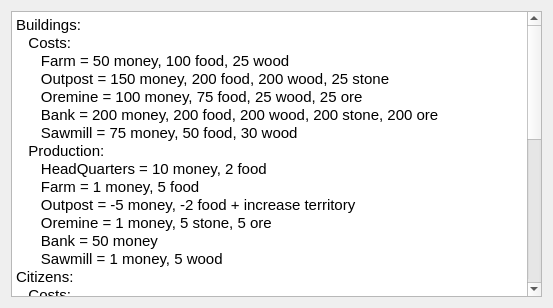
<?xml version="1.0" encoding="UTF-8"?>
<ui version="4.0">
 <class>Dialoginfo</class>
 <widget class="QDialog" name="Dialoginfo">
  <property name="geometry">
   <rect>
    <x>0</x>
    <y>0</y>
    <width>553</width>
    <height>308</height>
   </rect>
  </property>
  <property name="windowTitle">
   <string>Dialog</string>
  </property>
  <layout class="QVBoxLayout" name="verticalLayout">
   <item>
    <widget class="QTextBrowser" name="textBrowser">
     <property name="html">
      <string>&lt;!DOCTYPE HTML PUBLIC &quot;-//W3C//DTD HTML 4.0//EN&quot; &quot;http://www.w3.org/TR/REC-html40/strict.dtd&quot;&gt;
&lt;html&gt;&lt;head&gt;&lt;meta name=&quot;qrichtext&quot; content=&quot;1&quot; /&gt;&lt;style type=&quot;text/css&quot;&gt;
p, li { white-space: pre-wrap; }
&lt;/style&gt;&lt;/head&gt;&lt;body style=&quot; font-family:'Cantarell'; font-size:11pt; font-weight:400; font-style:normal;&quot;&gt;
&lt;p style=&quot; margin-top:0px; margin-bottom:0px; margin-left:0px; margin-right:0px; -qt-block-indent:0; text-indent:0px;&quot;&gt;Buildings:&lt;/p&gt;
&lt;p style=&quot; margin-top:0px; margin-bottom:0px; margin-left:0px; margin-right:0px; -qt-block-indent:0; text-indent:0px;&quot;&gt;   Costs:&lt;/p&gt;
&lt;p style=&quot; margin-top:0px; margin-bottom:0px; margin-left:0px; margin-right:0px; -qt-block-indent:0; text-indent:0px;&quot;&gt;      Farm = 50 money, 100 food, 25 wood&lt;/p&gt;
&lt;p style=&quot; margin-top:0px; margin-bottom:0px; margin-left:0px; margin-right:0px; -qt-block-indent:0; text-indent:0px;&quot;&gt;      Outpost = 150 money, 200 food, 200 wood, 25 stone&lt;/p&gt;
&lt;p style=&quot; margin-top:0px; margin-bottom:0px; margin-left:0px; margin-right:0px; -qt-block-indent:0; text-indent:0px;&quot;&gt;      Oremine = 100 money, 75 food, 25 wood, 25 ore&lt;/p&gt;
&lt;p style=&quot; margin-top:0px; margin-bottom:0px; margin-left:0px; margin-right:0px; -qt-block-indent:0; text-indent:0px;&quot;&gt;      Bank = 200 money, 200 food, 200 wood, 200 stone, 200 ore&lt;/p&gt;
&lt;p style=&quot; margin-top:0px; margin-bottom:0px; margin-left:0px; margin-right:0px; -qt-block-indent:0; text-indent:0px;&quot;&gt;      Sawmill = 75 money, 50 food, 30 wood&lt;/p&gt;
&lt;p style=&quot; margin-top:0px; margin-bottom:0px; margin-left:0px; margin-right:0px; -qt-block-indent:0; text-indent:0px;&quot;&gt;   Production:&lt;/p&gt;
&lt;p style=&quot; margin-top:0px; margin-bottom:0px; margin-left:0px; margin-right:0px; -qt-block-indent:0; text-indent:0px;&quot;&gt;      HeadQuarters = 10 money, 2 food&lt;/p&gt;
&lt;p style=&quot; margin-top:0px; margin-bottom:0px; margin-left:0px; margin-right:0px; -qt-block-indent:0; text-indent:0px;&quot;&gt;      Farm = 1 money, 5 food&lt;/p&gt;
&lt;p style=&quot; margin-top:0px; margin-bottom:0px; margin-left:0px; margin-right:0px; -qt-block-indent:0; text-indent:0px;&quot;&gt;      Outpost = -5 money, -2 food + increase territory&lt;/p&gt;
&lt;p style=&quot; margin-top:0px; margin-bottom:0px; margin-left:0px; margin-right:0px; -qt-block-indent:0; text-indent:0px;&quot;&gt;      Oremine = 1 money, 5 stone, 5 ore&lt;/p&gt;
&lt;p style=&quot; margin-top:0px; margin-bottom:0px; margin-left:0px; margin-right:0px; -qt-block-indent:0; text-indent:0px;&quot;&gt;      Bank = 50 money&lt;/p&gt;
&lt;p style=&quot; margin-top:0px; margin-bottom:0px; margin-left:0px; margin-right:0px; -qt-block-indent:0; text-indent:0px;&quot;&gt;      Sawmill = 1 money, 5 wood&lt;/p&gt;
&lt;p style=&quot; margin-top:0px; margin-bottom:0px; margin-left:0px; margin-right:0px; -qt-block-indent:0; text-indent:0px;&quot;&gt;Citizens:&lt;/p&gt;
&lt;p style=&quot; margin-top:0px; margin-bottom:0px; margin-left:0px; margin-right:0px; -qt-block-indent:0; text-indent:0px;&quot;&gt;   Costs:&lt;/p&gt;
&lt;p style=&quot; margin-top:0px; margin-bottom:0px; margin-left:0px; margin-right:0px; -qt-block-indent:0; text-indent:0px;&quot;&gt;      BasicWorker = 10 money, 25 food&lt;/p&gt;
&lt;p style=&quot; margin-top:0px; margin-bottom:0px; margin-left:0px; margin-right:0px; -qt-block-indent:0; text-indent:0px;&quot;&gt;      Lumberjack = 10 money, 25 food, 5 wood&lt;/p&gt;
&lt;p style=&quot; margin-top:0px; margin-bottom:0px; margin-left:0px; margin-right:0px; -qt-block-indent:0; text-indent:0px;&quot;&gt;      Miner = 10 money, 25 food, 5 ore&lt;/p&gt;
&lt;p style=&quot; margin-top:0px; margin-bottom:0px; margin-left:0px; margin-right:0px; -qt-block-indent:0; text-indent:0px;&quot;&gt;   Costs per turn:&lt;/p&gt;
&lt;p style=&quot; margin-top:0px; margin-bottom:0px; margin-left:0px; margin-right:0px; -qt-block-indent:0; text-indent:0px;&quot;&gt;      BasicWorker = -1 money, -1 food&lt;/p&gt;
&lt;p style=&quot; margin-top:0px; margin-bottom:0px; margin-left:0px; margin-right:0px; -qt-block-indent:0; text-indent:0px;&quot;&gt;      Lumberjack = -1 money, -1 food&lt;/p&gt;
&lt;p style=&quot; margin-top:0px; margin-bottom:0px; margin-left:0px; margin-right:0px; -qt-block-indent:0; text-indent:0px;&quot;&gt;      Miner = -1 money, -1 food,&lt;/p&gt;
&lt;p style=&quot; margin-top:0px; margin-bottom:0px; margin-left:0px; margin-right:0px; -qt-block-indent:0; text-indent:0px;&quot;&gt;   Effiency:&lt;/p&gt;
&lt;p style=&quot; margin-top:0px; margin-bottom:0px; margin-left:0px; margin-right:0px; -qt-block-indent:0; text-indent:0px;&quot;&gt;      BasicWorker = 0.95 money, 1.15 food, 1.00 wood, 1.00 stone, 1.00 ore&lt;/p&gt;
&lt;p style=&quot; margin-top:0px; margin-bottom:0px; margin-left:0px; margin-right:0px; -qt-block-indent:0; text-indent:0px;&quot;&gt;      Lumberjack = 0.95 money, 0.95 food, 1.30 wood, 1.00 stone, 1.00 ore&lt;/p&gt;
&lt;p style=&quot; margin-top:0px; margin-bottom:0px; margin-left:0px; margin-right:0px; -qt-block-indent:0; text-indent:0px;&quot;&gt;      Miner = 0.95 money, 0.95 food, 1.00 wood, 1.15 stone, 1.15 ore&lt;/p&gt;
&lt;p style=&quot; margin-top:0px; margin-bottom:0px; margin-left:0px; margin-right:0px; -qt-block-indent:0; text-indent:0px;&quot;&gt;Tiles:&lt;/p&gt;
&lt;p style=&quot; margin-top:0px; margin-bottom:0px; margin-left:0px; margin-right:0px; -qt-block-indent:0; text-indent:0px;&quot;&gt;   Production:&lt;/p&gt;
&lt;p style=&quot; margin-top:0px; margin-bottom:0px; margin-left:0px; margin-right:0px; -qt-block-indent:0; text-indent:0px;&quot;&gt;      Grassland = 2 money, 5 food, 1 wood, 1 stone, 0 ore&lt;/p&gt;
&lt;p style=&quot; margin-top:0px; margin-bottom:0px; margin-left:0px; margin-right:0px; -qt-block-indent:0; text-indent:0px;&quot;&gt;      Forest = 1 money, 3 food, 5 wood, 1 stone, 0 ore&lt;/p&gt;
&lt;p style=&quot; margin-top:0px; margin-bottom:0px; margin-left:0px; margin-right:0px; -qt-block-indent:0; text-indent:0px;&quot;&gt;      Mountain = 2 money, 0 food, 0 wood, 4 stone, 4 ore&lt;/p&gt;
&lt;p style=&quot; margin-top:0px; margin-bottom:0px; margin-left:0px; margin-right:0px; -qt-block-indent:0; text-indent:0px;&quot;&gt;      Desert = 1 money, 1 food, 1 wood, 1 stone, 1 ore&lt;/p&gt;
&lt;p style=&quot; margin-top:0px; margin-bottom:0px; margin-left:0px; margin-right:0px; -qt-block-indent:0; text-indent:0px;&quot;&gt;      Icefield = 2 money, 1 food, 1 wood, 1 stone, 1 ore&lt;/p&gt;
&lt;p style=&quot; margin-top:0px; margin-bottom:0px; margin-left:0px; margin-right:0px; -qt-block-indent:0; text-indent:0px;&quot;&gt;      Swamp = 3 money, 1 food, 1 wood, 1 stone, 1 ore&lt;/p&gt;&lt;/body&gt;&lt;/html&gt;</string>
     </property>
    </widget>
   </item>
  </layout>
 </widget>
 <resources/>
 <connections/>
</ui>
